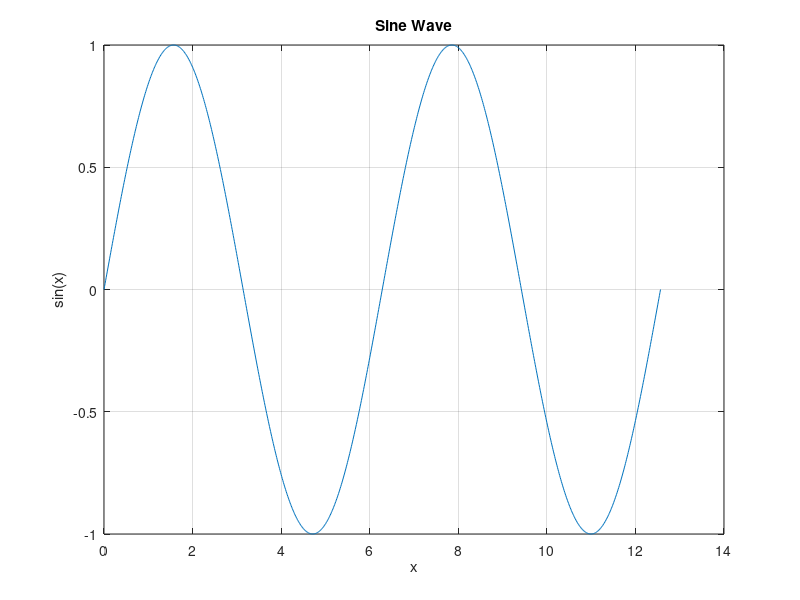

Recreate this plot in MATLAB.
% This MATLAB script plots a sine wave
x = linspace(0, 4*pi, 1000); % Create 1000 points from 0 to 4*pi
y = sin(x); % Calculate the sine of each point
plot(x, y); % Plot the sine wave
xlabel('x'); % Label the x-axis
ylabel('sin(x)'); % Label the y-axis
title('Sine Wave'); % Add a title to the plot
grid on; % Turn on the grid
